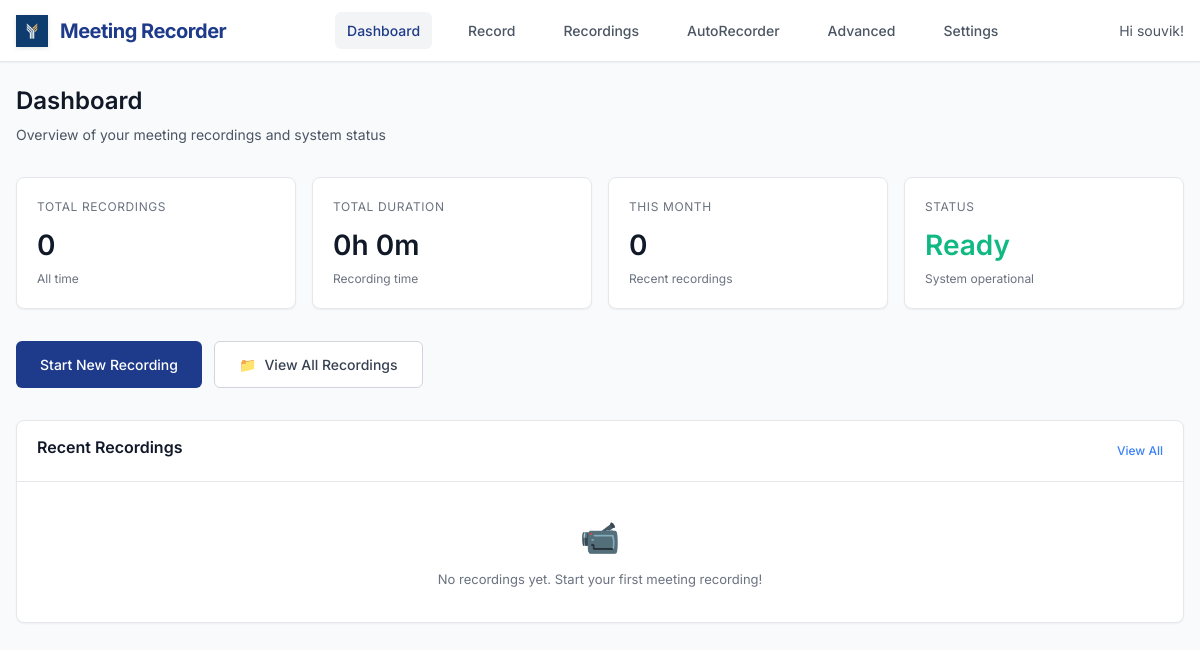
Page /dashboard (signed in) on the earlier database version.
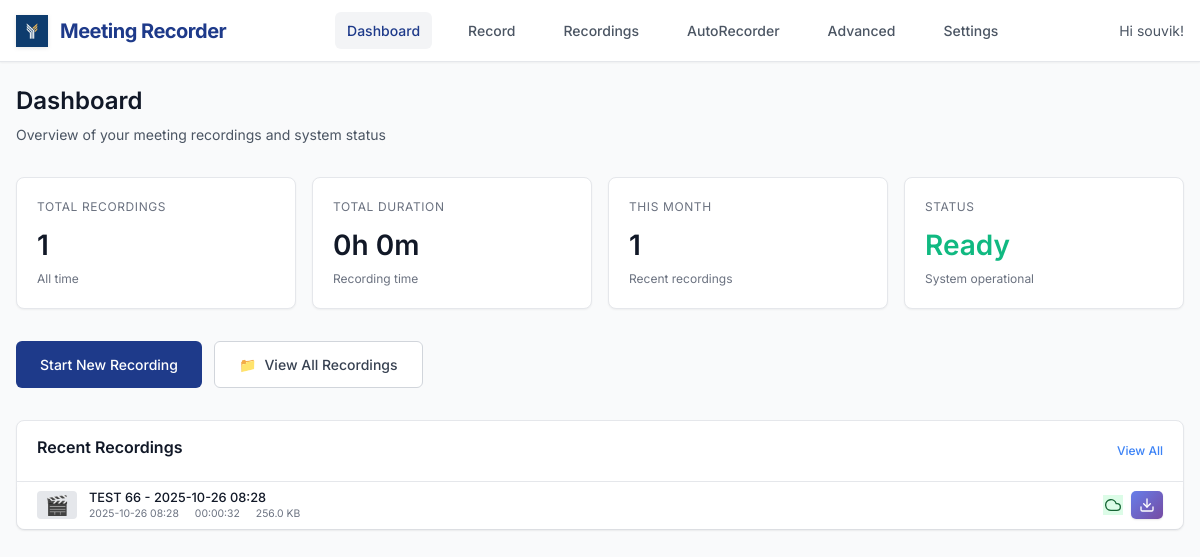
Same page on the later database version.
### models.py (models this page shows, shortened)
class Recording(db.Model):
    id = db.Column(db.Integer, primary_key=True)
    title = db.Column(db.String(200), nullable=False)
    filename = db.Column(db.String(255), nullable=False)
    file_path = db.Column(db.String(500), nullable=False)
    file_size = db.Column(db.BigInteger, default=0)  # in bytes
    duration = db.Column(db.Integer, default=0)  # in seconds
    created_at = db.Column(db.DateTime, default=datetime.utcnow)
    started_at = db.Column(db.DateTime)
    ended_at = db.Column(db.DateTime)
    monitor_name = db.Column(db.String(200))
    resolution = db.Column(db.String(50))  # e.g., "1920x1080"
    uploaded = db.Column(db.Boolean, default=False)
    upload_url = db.Column(db.String(500))  # Legacy field - kept for compatibility
    video_url = db.Column(db.String(500))
    transcript_url = db.Column(db.String(500))
    thumbnail_url = db.Column(db.String(500))
    upload_status = db.Column(db.String(50), default='pending')  # pending, uploading, completed, failed
    upload_metadata = db.Column(db.Text)  # JSON metadata from upload
    user_id = db.Column(db.Integer, db.ForeignKey('user.id'), nullable=False)
    status = db.Column(db.String(50), default='completed')  # recording, processing, completed, failed
    @property
    def duration_formatted(self):
        if not self.duration:
            return "00:00:00"
        hours = self.duration // 3600
        minutes = (self.duration % 3600) // 60
        seconds = self.duration % 60
        return f"{hours:02d}:{minutes:02d}:{seconds:02d}"
    @property
    def file_size_formatted(self):
        if not self.file_size:
            return "0 B"
        size = self.file_size  # Work with a copy to avoid modifying the actual value
        for unit in ['B', 'KB', 'MB', 'GB']:
            if size < 1024:
                return f"{size:.1f} {unit}"
            size /= 1024
        return f"{size:.1f} TB"
    @property
    def sync_status(self):
        if self.upload_status == 'completed' and self.uploaded:
            return "Synced"
        elif self.upload_status == 'uploading':
            return "Uploading"
        elif self.upload_status == 'failed':
            return "Upload Failed"
        elif self.status == "failed":
            return "Recording Failed"
        elif self.status == "processing":
            return "Processing"
        else:
            return "Local Only"
    @property
    def sync_status_class(self):
        status = self.sync_status
        if status == "Synced":
            return "status-synced"
        elif status == "Uploading":
            return "status-uploading"
        elif "Failed" in status:
            return "status-failed"
        elif status == "Processing":
            return "status-processing"
        else:
            return "status-local"
    @property
    def resolved_file_path(self):
        if not self.file_path:
            return None
        current_dir = os.path.dirname(os.path.abspath(__file__))
        if os.path.isabs(self.file_path):
            filename = os.path.basename(self.file_path)
        else:
            filename = self.file_path
        resolved_path = os.path.join(current_dir, 'recordings', filename)
        return resolved_path
    @property
    def transcript_path(self):
        current_dir = os.path.dirname(os.path.abspath(__file__))
        recordings_dir = os.path.join(current_dir, 'recordings')
        safe_title = "".join(c for c in self.title if c.isalnum() or c in (' ', '-', '_')).rstrip()
        transcript_filename = f"{safe_title}_transcript.txt"
        transcript_path = os.path.join(recordings_dir, transcript_filename)
        if os.path.exists(transcript_path):
            return transcript_path
        resolved_path = self.resolved_file_path
        if resolved_path:
            old_transcript_path = os.path.splitext(resolved_path)[0] + '_transcript.txt'
            if os.path.exists(old_transcript_path):
                return old_transcript_path
        return transcript_path
    @property
    def has_transcript(self):
        transcript_path = self.transcript_path
        return transcript_path and os.path.exists(transcript_path)

### app.py (the view)
@app.route('/dashboard')
@login_required
def dashboard():
    recent_recordings = Recording.query\
        .order_by(Recording.created_at.desc()).limit(6).all()
    total_recordings = Recording.query.count()
    total_duration = db.session.query(db.func.sum(Recording.duration)).scalar() or 0
    return render_template('dashboard.html',
                         recent_recordings=recent_recordings,
                         total_recordings=total_recordings,
                         total_duration=total_duration)

### app.py (called while the page is built)
@app.context_processor
def utility_processor():
    return dict(format_file_size=format_file_size, format_duration=format_duration)

@login_manager.user_loader
def load_user(user_id):
    return db.session.get(User, int(user_id))  # Fix SQLAlchemy deprecation

### templates/dashboard.html (shortened to what the changed rows need)
{% extends "base.html" %}
{% block content %}
<div class="page-header">
    <h1 class="page-title">Dashboard</h1>
</div>
<div class="stats-grid">
    <div class="stat-card">
        <div class="stat-label">Total Recordings</div>
        <div class="stat-value">{{ total_recordings }}</div>
        <div class="stat-subtext">All time</div>
    </div>
    <div class="stat-card">
        <div class="stat-label">This Month</div>
        <div class="stat-value">{{ recent_recordings|length }}</div>
        <div class="stat-subtext">Recent recordings</div>
    </div>
</div>
<div class="recent-recordings">
    <div class="section-header">
        <h2 class="section-title">Recent Recordings</h2>
    </div>
    {% if recent_recordings %}
        <div class="recordings-list">
            {% for recording in recent_recordings %}
            <div class="list-item" onclick="playRecording('{{ recording.id }}', event)">
                <div class="list-thumbnail">
                    {% if recording.file_path %}
                        🎬
                    {% else %}
                        📹
                    {% endif %}
                </div>
                <div class="list-info">
                    <div class="list-title">{{ recording.title }}</div>
                    <div class="list-meta">
                        <span>{{ recording.created_at.strftime('%Y-%m-%d %H:%M') }}</span>
                        <span>{{ recording.duration_formatted }}</span>
                        <span>{{ recording.file_size_formatted }}</span>
                    </div>
                </div>
                <div class="list-actions">
                    <span class="status-icon {{ recording.sync_status_class }}" title="{{ recording.sync_status }}">
                    {% if recording.sync_status == 'Synced' %}
                        <svg width="16" height="16" viewBox="0 0 24 24" fill="none" stroke="currentColor" stroke-width="2" stroke-linecap="round" stroke-linejoin="round">
                            <path d="M18 10h-1.26A8 8 0 1 0 9 20h9a5 5 0 0 0 0-10z"/>
                        </svg>
                    {% elif recording.sync_status == 'Completed' %}
                        <svg width="16" height="16" viewBox="0 0 24 24" fill="none" stroke="currentColor" stroke-width="2" stroke-linecap="round" stroke-linejoin="round">
                            <polyline points="20,6 9,17 4,12"/>
                        </svg>
                    {% elif recording.sync_status == 'Processing' %}
                        <svg width="16" height="16" viewBox="0 0 24 24" fill="none" stroke="currentColor" stroke-width="2" stroke-linecap="round" stroke-linejoin="round" style="animation: spin 1s linear infinite;">
                            <path d="M21 12a9 9 0 11-6.219-8.56"/>
                        </svg>
                    {% elif recording.sync_status == 'Failed' %}
                        <svg width="16" height="16" viewBox="0 0 24 24" fill="none" stroke="currentColor" stroke-width="2" stroke-linecap="round" stroke-linejoin="round">
                            <circle cx="12" cy="12" r="10"/>
                            <line x1="15" y1="9" x2="9" y2="15"/>
                            <line x1="9" y1="9" x2="15" y2="15"/>
                        </svg>
                    {% endif %}
                    </span>
                    <a href="{{ url_for('download_recording', recording_id=recording.id) }}"
                       class="download-btn"
                       onclick="event.stopPropagation()"
                       title="Download recording">
                        <svg width="16" height="16" viewBox="0 0 24 24" fill="none" stroke="currentColor" stroke-width="2" stroke-linecap="round" stroke-linejoin="round">
                            <path d="M21 15v4a2 2 0 0 1-2 2H5a2 2 0 0 1-2-2v-4"/>
                            <polyline points="7,10 12,15 17,10"/>
                            <line x1="12" y1="15" x2="12" y2="3"/>
                        </svg>
                    </a>
                </div>
            </div>
            {% endfor %}
        </div>
    {% else %}
        <div class="empty-state">
            <div class="empty-icon">📹</div>
            <p>No recordings yet. Start your first meeting recording!</p>
        </div>
    {% endif %}
</div>
{% endblock %}

Differences in the rows shown:
added Recording: title "TEST 66 - 2025-10-26 08:28", created_at "2025-10-26 08:28", duration_formatted "00:00:32", file_size_formatted "256.0 KB", upload_status "completed" (drawn)
Other differences:
{{ total_recordings }}: "0" → "1"
{{ recent_recordings|length }}: "0" → "1"
text no longer shown: "📹 No recordings yet. Start your first meeting recording!"
